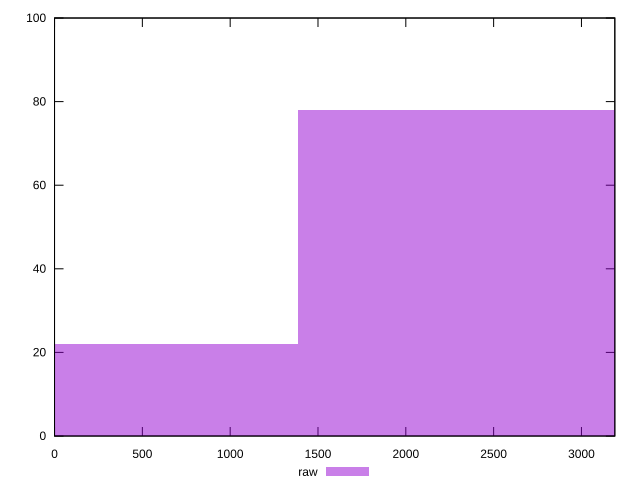

The script that saved this image:
reset

$raw <<EOF
2768.3023545869123 78
0 22
EOF

set key outside below
set boxwidth 2768.3023545869123
set xrange [0:3190]
set yrange [0:100]
set trange [0:100]
set style fill transparent solid 0.5 noborder
set terminal svg size 640, 490 enhanced background rgb 'white'
set output "reports/report_00027_2021-02-24T12-40-31.850Z/unused-javascript/samples/agenda/raw/histogram.svg"

plot $raw title "raw" with boxes

reset
